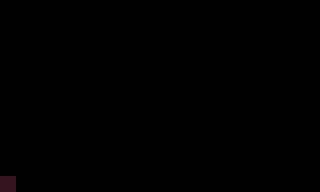

Below is a game level as drawn by its tile map, then a one-line description and the .tmx that defines it (tile-layer data replaced by summaries):
An orthogonal 20x12 tile map with 16x16 px tiles, 1 tile layer (tiles), 7 tilesets and 293 objects (206x crate, 79x fuelbee, 3x portal0, 3x portal1, portal2, ...).

<map version="1.9" tiledversion="1.9.2" orientation="orthogonal" renderorder="right-down" width="20" height="12" tilewidth="16" tileheight="16" infinite="0" nextlayerid="3" nextobjectid="606">
 <tileset firstgid="1" source="fuelbee.tsx" />
 <tileset firstgid="13" source="tiles.tsx" />
 <tileset firstgid="15" source="crate.tsx" />
 <tileset firstgid="16" source="portal0.tsx" />
 <tileset firstgid="17" source="portal1.tsx" />
 <tileset firstgid="18" source="portal2.tsx" />
 <tileset firstgid="19" source="nest.tsx" />
 <layer id="1" name="tiles" width="20" height="12">
  <data>[240 cells, 1 non-empty, 1 distinct tile ids]</data>
 </layer>
 <objectgroup id="2" name="entities" offsetx="2.93416" offsety="-1.17367">
  <object id="1" name="fuelbee" gid="1" x="10.2629" y="75.7527" width="16" height="16" />
  <object id="2" name="fuelbee" gid="1" x="12.8739" y="75.9489" width="16" height="16" />
  <object id="3" name="fuelbee" gid="1" x="27.8221" y="106.111" width="16" height="16" />
  <object id="4" name="fuelbee" gid="1" x="23.1274" y="61.9942" width="16" height="16" />
  <object id="5" name="fuelbee" gid="1" x="25.46" y="69.3716" width="16" height="16" />
  <object id="6" name="fuelbee" gid="1" x="16.1243" y="72.555" width="16" height="16" />
  <object id="7" name="fuelbee" gid="1" x="18.7505" y="59.7814" width="16" height="16" />
  <object id="8" name="fuelbee" gid="1" x="33.0244" y="82.4451" width="16" height="16" />
  <object id="9" name="fuelbee" gid="1" x="39.8927" y="96.4961" width="16" height="16" />
  <object id="10" name="fuelbee" gid="1" x="49.3374" y="111.83" width="16" height="16" />
  <object id="11" name="fuelbee" gid="1" x="45.002" y="105.375" width="16" height="16" />
  <object id="12" name="fuelbee" gid="1" x="37.0349" y="90.3344" width="16" height="16" />
  <object id="13" name="fuelbee" gid="1" x="29.6231" y="76.5438" width="16" height="16" />
  <object id="14" name="fuelbee" gid="1" x="52.231" y="50.9388" width="16" height="16" />
  <object id="15" name="fuelbee" gid="1" x="54.7267" y="59.6783" width="16" height="16" />
  <object id="16" name="fuelbee" gid="1" x="28.7429" y="137.574" width="16" height="16" />
  <object id="17" name="fuelbee" gid="1" x="55.1504" y="135.227" width="16" height="16" />
  <object id="18" name="fuelbee" gid="1" x="55.1504" y="174.838" width="16" height="16" />
  <object id="19" name="fuelbee" gid="1" x="63.9529" y="164.275" width="16" height="16" />
  <object id="20" name="fuelbee" gid="1" x="68.3541" y="154.886" width="16" height="16" />
  <object id="21" name="fuelbee" gid="1" x="70.408" y="144.91" width="16" height="16" />
  <object id="22" name="fuelbee" gid="1" x="72.4619" y="135.52" width="16" height="16" />
  <object id="23" name="fuelbee" gid="1" x="75.3961" y="124.957" width="16" height="16" />
  <object id="24" name="fuelbee" gid="1" x="77.7434" y="113.221" width="16" height="16" />
  <object id="25" name="fuelbee" gid="1" x="61.0292" y="76.7175" width="16" height="16" />
  <object id="26" name="fuelbee" gid="1" x="67.6909" y="80.2924" width="16" height="16" />
  <object id="27" name="fuelbee" gid="1" x="75.1027" y="74.1965" width="16" height="16" />
  <object id="28" name="fuelbee" gid="1" x="80.971" y="68.915" width="16" height="16" />
  <object id="29" name="fuelbee" gid="1" x="87.4262" y="68.0347" width="16" height="16" />
  <object id="30" name="fuelbee" gid="1" x="95.9353" y="71.4689" width="16" height="16" />
  <object id="31" name="fuelbee" gid="1" x="102.733" y="49.1736" width="16" height="16" />
  <object id="32" name="fuelbee" gid="1" x="105.733" y="32.1736" width="16" height="16" />
  <object id="33" name="fuelbee" gid="1" x="110.248" y="33.6888" width="16" height="16" />
  <object id="39" name="fuelbee" gid="1" x="123.793" y="36.8706" width="16" height="16" />
  <object id="40" name="fuelbee" gid="1" x="130.066" y="23.507" width="16" height="16" />
  <object id="41" name="fuelbee" gid="1" x="112.399" y="159.84" width="16" height="16" />
  <object id="43" name="fuelbee" gid="1" x="126.4" y="177.173" width="16" height="16" />
  <object id="44" name="fuelbee" gid="1" x="116.066" y="170.507" width="16" height="16" />
  <object id="46" name="fuelbee" gid="1" x="143.399" y="168.507" width="16" height="16" />
  <object id="47" name="fuelbee" gid="1" x="140.066" y="37.8403" width="16" height="16" />
  <object id="48" name="fuelbee" gid="1" x="146.066" y="51.507" width="16" height="16" />
  <object id="49" name="fuelbee" gid="1" x="147.066" y="152.173" width="16" height="16" />
  <object id="50" name="fuelbee" gid="1" x="149.733" y="137.507" width="16" height="16" />
  <object id="51" name="fuelbee" gid="1" x="151.066" y="65.507" width="16" height="16" />
  <object id="52" name="fuelbee" gid="1" x="152.733" y="124.507" width="16" height="16" />
  <object id="53" name="fuelbee" gid="1" x="155.066" y="81.8403" width="16" height="16" />
  <object id="54" name="fuelbee" gid="1" x="157.399" y="103.173" width="16" height="16" />
  <object id="55" name="fuelbee" gid="1" x="172.066" y="113.173" width="16" height="16" />
  <object id="56" name="fuelbee" gid="1" x="172.399" y="91.507" width="16" height="16" />
  <object id="57" name="fuelbee" gid="1" x="190.066" y="104.84" width="16" height="16" />
  <object id="58" name="fuelbee" gid="1" x="193.066" y="80.507" width="16" height="16" />
  <object id="59" name="fuelbee" gid="1" x="195.733" y="126.507" width="16" height="16" />
  <object id="60" name="fuelbee" gid="1" x="205.066" y="93.507" width="16" height="16" />
  <object id="61" name="fuelbee" gid="1" x="207.733" y="114.173" width="16" height="16" />
  <object id="62" name="fuelbee" gid="1" x="214.399" y="43.8403" width="16" height="16" />
  <object id="63" name="fuelbee" gid="1" x="217.733" y="167.84" width="16" height="16" />
  <object id="64" name="fuelbee" gid="1" x="233.066" y="62.1736" width="16" height="16" />
  <object id="65" name="fuelbee" gid="1" x="235.066" y="125.84" width="16" height="16" />
  <object id="66" name="fuelbee" gid="1" x="265.733" y="121.84" width="16" height="16" />
  <object id="67" name="fuelbee" gid="1" x="258.733" y="133.173" width="16" height="16" />
  <object id="68" name="fuelbee" gid="1" x="271.399" y="108.84" width="16" height="16" />
  <object id="69" name="fuelbee" gid="1" x="276.066" y="98.1736" width="16" height="16" />
  <object id="70" name="fuelbee" gid="1" x="272.066" y="84.1736" width="16" height="16" />
  <object id="71" name="fuelbee" gid="1" x="246.733" y="69.1736" width="16" height="16" />
  <object id="72" name="fuelbee" gid="1" x="226.066" y="54.8403" width="16" height="16" />
  <object id="73" name="fuelbee" gid="1" x="203.733" y="47.1736" width="16" height="16" />
  <object id="74" name="fuelbee" gid="1" x="189.399" y="42.1736" width="16" height="16" />
  <object id="75" name="fuelbee" gid="1" x="174.066" y="43.1736" width="16" height="16" />
  <object id="76" name="fuelbee" gid="1" x="100.066" y="98.1736" width="16" height="16" />
  <object id="77" name="fuelbee" gid="1" x="118.733" y="106.173" width="16" height="16" />
  <object id="78" name="fuelbee" gid="1" x="135.066" y="96.507" width="16" height="16" />
  <object id="79" name="fuelbee" gid="1" x="57.2325" y="67.4236" width="16" height="16" />
  <object id="80" name="fuelbee" gid="1" x="260.399" y="76.8403" width="16" height="16" />
  <object id="81" name="fuelbee" gid="1" x="289.066" y="101.507" width="16" height="16" />
  <object id="82" name="fuelbee" gid="1" x="207.733" y="147.507" width="16" height="16" />
  <object id="83" name="fuelbee" gid="1" x="199.399" y="138.507" width="16" height="16" />
  </objectgroup>
</map>
<!-- 217 of 293 objects omitted -->
